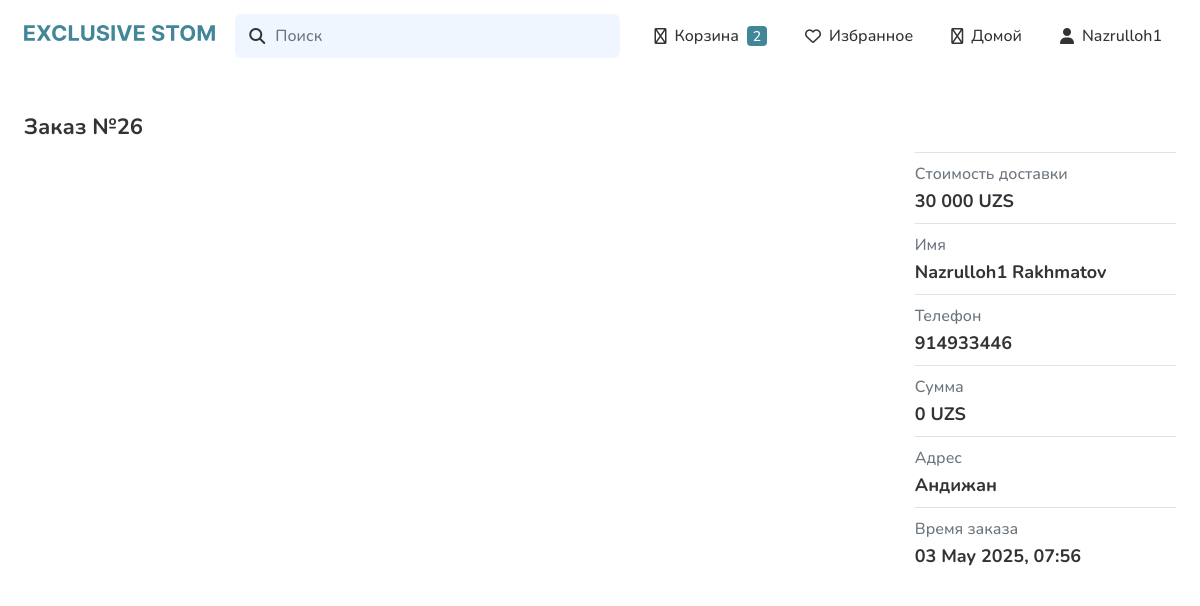
Screenshot of /ordeer/26/ (signed in) with the database file from the repository.
### accounts/models.py (models this page shows, shortened)
class CustomUser(AbstractBaseUser, PermissionsMixin):
    phone_number = models.CharField(max_length=20, unique=True)
    first_name = models.CharField(max_length=30)
    last_name = models.CharField(max_length=30)
    is_active = models.BooleanField(default=True)
    is_staff = models.BooleanField(default=False)
    date_joined = models.DateTimeField(default=timezone.now)
    telegram_id = models.BigIntegerField(null=True, blank=True, unique=True)
    USERNAME_FIELD = 'phone_number'
    REQUIRED_FIELDS = ['first_name', 'last_name']
    objects = CustomUserManager()

### main/models.py (models this page shows, shortened)
class Order(models.Model):
    STATUS_CHOICES = (
        ('warning', 'В ожидании'),
        ('warning', 'В обработке'),
        ('success', 'Доставлено'),
        ('danger', 'Отменено'),
    )
    user = models.ForeignKey(CustomUser, on_delete=models.CASCADE, related_name='orders')
    created_at = models.DateTimeField(auto_now_add=True)
    status = models.CharField(max_length=20, choices=STATUS_CHOICES, default='pending')
    total_price = models.DecimalField(max_digits=10, decimal_places=2, default=0)
    phone_number = models.CharField(max_length=20, blank=True)
    address = models.TextField(blank=True)

### main/views.py (the view)
# urls.py: path('ordeer/<int:pk>/', OrderDetailView.as_view(), name='order-detail'),
class OrderDetailView(LoginRequiredMixin, DetailView):
    model = Order
    template_name = 'order-detail.html'
    context_object_name = 'order'
    def get_queryset(self):
        return Order.objects.filter(user=self.request.user)
    def get_context_data(self, **kwargs):
        context = super().get_context_data(**kwargs)
        context['order_items'] = self.object.items.select_related('product')
        return context

### cart/context_processors.py (called while the page is built)
def cart_item_count(request):
    if request.user.is_authenticated:
        cart, _ = Cart.objects.get_or_create(user=request.user)
        return {'cart_item_count': sum(item.quantity for item in cart.items.all())}
    return {'cart_item_count': 0}

### templates/order-detail.html (shortened to what this page needs)
{% extends 'base.html' %}
{% load static %}
{% load humanize %}
{% block content %}
  <div class="order-detail">
    <div class="section-wrapper">
      <div class="container">
        <h1 class="category-heading order-heading-text">Заказ №{{ order.id }}</h1>
        <div class="order-upper">
          <div class="order-details">
            <div class="order-detail-text">
              <span>Стоимость доставки</span>
              <p>{{ order.delivery_cost|default:'30 000' }} UZS</p>
            </div>
            <div class="order-detail-text">
              <span>Имя</span>
              <p>{{ order.user.first_name }} {{ order.user.last_name }}</p>
            </div>
            <div class="order-detail-text">
              <span>Телефон</span>
              <p>{{ order.phone_number }}</p>
            </div>
            <div class="order-detail-text">
              <span>Сумма</span>
              <p>{{ order.total_price|floatformat:0|intcomma }} UZS</p>
            </div>
            <div class="order-detail-text">
              <span>Адрес</span>
              <p>{{ order.address }}</p>
            </div>
            <div class="order-detail-text">
              <span>Время заказа</span>
              <p>{{ order.created_at|date:'d M Y, H:i' }}</p>
            </div>
          </div>
        </div>
      </div>
    </div>
  </div>
{% endblock %}

### templates/base.html (shortened to what this page needs)
{% load static %}
<!DOCTYPE html>
<html lang="en">
  <head>
    <link rel="stylesheet" href="https://cdn.jsdelivr.net/npm/swiper@11/swiper-bundle.min.css" />
    <link rel="stylesheet" href="https://site-assets.fontawesome.com/releases/v6.7.2/css/all.css" />
    <link rel="stylesheet" href="{% static './assets/css/style.css' %}" />
    <link rel="stylesheet" href="{% static './assets/css/responsive.css' %}" />
  </head>
  <body class="light-mode" style='background:white'>
    <header>
      <div class="section-wrapper">
        <div class="container">
          <div class="header-wrapper">
            <a href="{% url 'main:home' %}" class="logo"><img src="{% static './assets/imgs/logo.svg' %}" alt="" /></a>
            <form action="{% url 'main:product_search' %}" method="get" class="header-search">
              <i class="fa-solid fa-magnifying-glass"></i>
              <input type="text" name="q" placeholder="Поиск" required />
            </form>
            <div class="header-actions">
              <a href="{% url 'main:cart' %}" title="Корзина" class="header-cart">
                <i class="fa-regular fa-bag-shopping"></i>
                <p>Корзина</p>
                {% if request.resolver_match.url_name != 'cart' %}
                  <span id="header-cart-count">0</span>
                {% endif %}
              </a>
              <a href="{% url 'main:favorite-list' %}" title="Избранное" >
                <i class="fa-regular fa-heart"></i>
                <p>Избранное</p>
              </a>
              <a href="{% url 'main:home' %}" title="Избранное" >
                <i class="fa-regular fa-home"></i>
                <p>Домой</p>
              </a>
              {% if user.is_authenticated %}
                <a href="{% url 'main:profile' %}" title="Профиль: {{ user.first_name }}">
                  <i class="fa-solid fa-user"></i>
                  {{ user.first_name }}
                </a>
              {% else %}
                <a href="{% url 'accounts:login' %}" title="Вход в профиль">
                  <i class="fa-regular fa-user"></i>
                  <p>Войти</p>
                </a>
              {% endif %}
            </div>
          </div>
        </div>
      </div>
    </header>
    {% block content %}
    {% endblock %}
  </body>
</html>

### static/assets/css/style.css (style rules this page uses)
:root { --main-color: #418699; --color-dark: #333; --color-success: #2d6a4f; --color-success-outline: #95d5b2; --color-warning: #ff9500; --color-warning-outline: #fff3bc; --color-danger: #d90429; --color-danger-outline: #f998a8; --color-white: #fff; --color-light-white: #f0f6ff; --color-gray: #6c757d; --color-light-gray: #dee2e6; }
* { margin: 0; padding: 0; list-style-type: none; text-decoration: none; box-sizing: border-box; scroll-behavior: smooth; font-family: "system-ui"; transition: all 0.3s ease; }
.section-wrapper { position: relative; }
.container { max-width: 1280px; margin: 0 auto; padding: 0 2%; }
header { padding: 14px 0; position: relative; z-index: 10; }
.logo { width: 20%; }
.logo img { width: 100%; }
.header-wrapper { display: flex; justify-content: space-between; align-items: center; gap: 20px; }
.header-actions { display: flex; gap: 10px; }
html, body { overflow-x: hidden; }
.category-heading { font-size: 22px; font-family: "system-ui-b"; color: var(--color-dark); }
.order-heading-text { margin-bottom: 10px; }
.order-detail { padding: 40px 0; }
.order-details { width: 30%; min-width: 200px; }
.order-upper { display: flex; justify-content: space-between; align-items: start; gap: 20px; }

### rows the page displays
CustomUser: first_name "Nazrulloh1"
Order: id "26", user.first_name "Nazrulloh1", user.last_name "Rakhmatov", phone_number "914933446", total_price "0", address "Андижан", created_at "03 May 2025, 07:56"

### other values shown
{{ order.delivery_cost|default:'30 000' }} "30 000"
